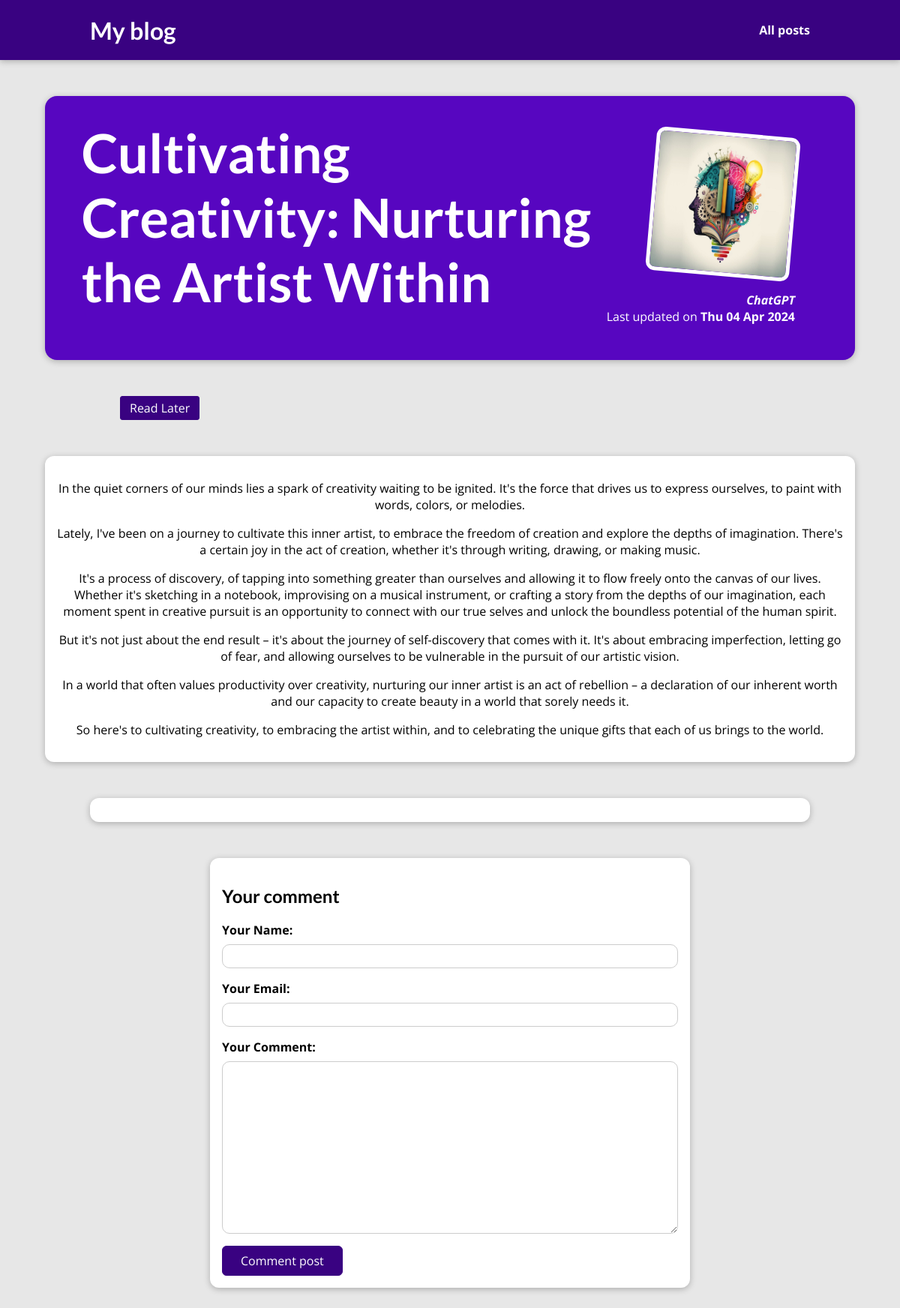
The app's page /blog/posts/cultivating-creativity-nurturing-the-artist-within with its own data.
### blog/models.py (models this page shows, shortened)
class Post(models.Model):
    id_post = models.AutoField(primary_key=True)
    title = models.CharField(max_length=100, null=False)
    content = models.TextField(null=False)
    date = models.DateField(null=False)
    author = models.ForeignKey(Author(), on_delete=models.CASCADE, null=False)
    slug = models.SlugField(max_length=100, null=False, db_index=True)
    image = models.ImageField(upload_to="images")
    excerpt = models.TextField(null=False)

class Author(models.Model):
    id_author = models.AutoField(primary_key=True)
    name = models.CharField(max_length=100)
    def __str__(self):
        return self.name

### blog/views.py (the view, shortened to what this page needs)
# urls.py: path("posts/<slug:slug>", views.PostDetailView.as_view(), name="post-detail-page"),
class PostDetailView(View):
    def get(self, request, slug):
        post = Post.objects.get(slug=slug)
        id_post = post.id_post
        read_later = str(id_post) == request.session.get("read_later")
        return render(
            request,
            "blog/post-detail.html",
            context={
                "post": post,
                "comment_form": CommentForm(),
                "read_later": read_later,
                "comments":post.comments.all().order_by("-id_comment"),
            },
        )

### blog/forms.py
class CommentForm(forms.ModelForm):
    class Meta:
        model = Comment
        exclude = ["id_post"]
        labels = {
            "user_name": "Your Name",
            "user_email": "Your Email",
            "text": "Your Comment",
        }

### blog/templates/blog/post-detail.html (shortened to what this page needs)
{% extends "base.html" %}
{% load static %}
{% block css_files %}
    <link rel="stylesheet" href="{% static "blog/post-detail.css" %}" />
{% endblock %}
{% block content %}
    <section id="summary">
        <h2>{{ post.title }}</h2>
        <article>
            <img src="{% static post.image.url %}" alt="{{ post.title }}" />
            <address>{{ post.author }}</address>
            <div>
                Last updated on <time>{{ post.date|date:"D d M Y" }}</time>
            </div>
        </article>
    </section>
    {% if read_later %}
        <p>This post is selected to be read later</p>
    {% else %}
        <form id="read-later-form" action="read-later" method="POST">
            <button>Read Later</button>
        </form>
    {% endif %}
    <main>
            {{ post.content|linebreaks }}
    </main>
    <section id="comments">
    </section>
    <section id="comment-form">
        <h2>Your comment</h2>
        <form action="{% url "post-detail-page" post.slug %}" method="POST">
                {% for form_field in comment_form %}
                    <div class="form-control {% if form_field.errors %} invalid {% endif %}">
                        {{ form_field.label_tag }}
                        {{ form_field }}
                    </div>
                {% endfor %}
            <button type="submit">Comment post</button>
        </form>
    </section>
{% endblock %}

### static/app.css (style rules this page uses)
* { box-sizing: border-box; }
html { font-family: 'Open Sans', 'Lato', sans-serif; }
body { margin: 0; }
h1, h2, h3 { font-family: 'Lato', sans-serif; font-weight: bold; }

### blog/static/blog/post-detail.css (style rules this page uses)
body { background-color: #e7e7e7; }
#summary { margin: 8rem auto 3rem auto; padding: 2rem; width: 90%; max-width: 90rem; border-radius: 16px; background-color: #5706c0; position: relative; box-shadow: 0 2px 8px rgba(0, 0, 0, 0.25); height: 22rem; }
#summary h2 { color: white; font-size: 4.5rem; max-width: 70%; margin: 0rem 18rem 3rem auto; }
#summary article { position: absolute; top: 2rem; right: 3rem; padding: 1rem 2rem; border-radius: 12px; text-align: right; color: white; }
#summary article img { width: 12rem; height: 12rem; border-radius: 12px; transform: rotateZ(5deg); border: 5px solid white; margin-bottom: 1rem; }
#summary address { font-weight: bold; }
#summary time { font-weight: bold; }
#comment-form { margin: 3rem auto; width: 90%; max-width: 40rem; border-radius: 12px; background-color: white; box-shadow: 0 2px 8px rgba(0, 0, 0, 0.25); padding: 1rem; }
#comment-form button { font: inherit; background-color: #390281; color: white; border: 1px solid #390281; padding: 0.5rem 1.5rem; border-radius: 6px; cursor: pointer; }
#read-later-form button { margin: auto 10rem; width: auto; font: inherit; background-color: #390281; color: white; border: 1px solid #390281; padding: 0.25rem 0.75rem; border-radius: 3px; cursor: pointer; }
main { width: 90%; max-width: 90rem; margin: 3rem auto; background-color: white; padding: 1rem; border-radius: 12px; box-shadow: 0 2px 8px rgba(0, 0, 0, 0.25); }
p { text-align: center; }
.form-control { margin-bottom: 1rem; }
.form-control label { font-weight: bold; margin-bottom: 0.5rem; display: block; }
.form-control input, .form-control textarea { display: block; width: 100%; font: inherit; padding: 0.25rem; border-radius: 10px; border: 1px solid #ccc }
#comments { margin: 3rem auto; width: 90%; max-width: 60rem; border-radius: 12px; background-color: white; box-shadow: 0 2px 8px rgba(0, 0, 0, 0.25); padding: 1rem 2rem; }

### records on screen
Post: title "Cultivating Creativity: Nurturing the Artist Within", image (picture), author "ChatGPT", date "Thu 04 Apr 2024", content "In the quiet corners of our minds lies a spark of creativity waiting to be ignited. It's the force that drives us to express ourselves, to paint with words, colors, or melodies. Lately, I've been on a journey to cultivate this inner artist, to embrace the freedom of creation and explore the depths of imagination. There's a certain joy in the act of creation, whether it's through writing, drawing, or making music. It's a process of discovery, of tapping into something greater than ourselves and allowing it to flow freely onto the canvas of our lives. Whether it's sketching in a notebook, improvising on a musical instrument, or crafting a story from the depths of our imagination, each moment…"
